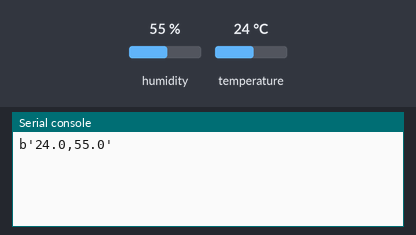
A program run on a simulated ESP32 board running MicroPython. Shown: the last lines printed to the serial console. The inputs (shaded band) are chosen by the test bench; at power-on: humidity 55 %, temperature 24 °C. No MQTT or app messages arrive unless stated.

Above: at 1.3 s.
1.4 s: humidity set to 22 %
At 5.2 s:
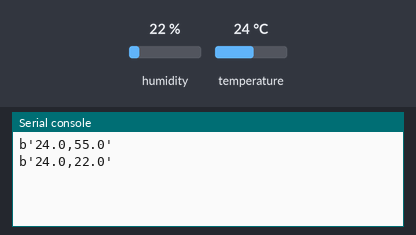
6.4 s: temperature set to 12 °C
At 9.2 s:
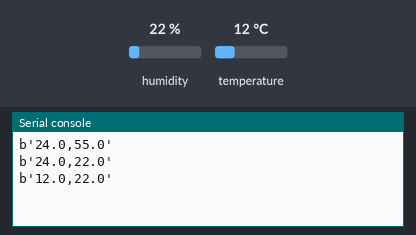
11.4 s: humidity set to 40 %
At 13.1 s:
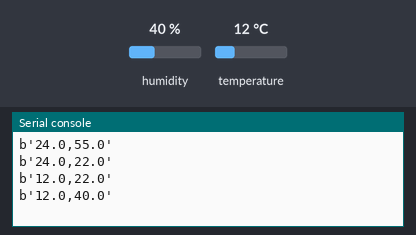
Timing chart, 0 to 14.6 s (numbered marks = the images above; inputs shaded):
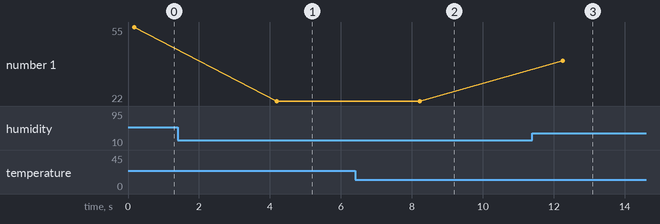

Measured:
- after the input at 1.4 s, the serial console: prints a new line after 2.8 s (image 1)
- after the input at 6.4 s, the serial console: prints a new line after 1.8 s (image 2)
- after the input at 11.4 s, the serial console: prints a new line after 0.85 s (image 3)
- plotted number 1: 55 → 22 after the input at 1.4 s, 22 → 40 after the input at 11.4 s

The program:

dht_publish.py
```python
from time import sleep
from umqtt.simple import MQTTClient
from machine import Pin
from dht import DHT22

SERVER = 'ip address'  # MQTT Server Address (Change to the IP address of your Pi)
CLIENT_ID = 'ESP32_DHT22_Sensor'
TOPIC = b'temp_humidity'

client = MQTTClient(CLIENT_ID, SERVER)
client.connect()   # Connect to MQTT broker

sensor = DHT22(Pin(23, Pin.IN, Pin.PULL_UP))   # DHT-22 on GPIO 23 (input with internal pull-up resistor)

while True:
    try:
        sensor.measure()   # Poll sensor
        t = sensor.temperature()
        h = sensor.humidity()
        if isinstance(t, float) and isinstance(h, float):  # Confirm sensor results are numeric
            msg = (b'{0:3.1f},{1:3.1f}'.format(t, h))
            client.publish(TOPIC, msg)  # Publish sensor data to MQTT topic
            print(msg)
        else:
            print('Invalid sensor readings.')
    except OSError:
        print('Failed to read sensor.')
    sleep(4)
```
